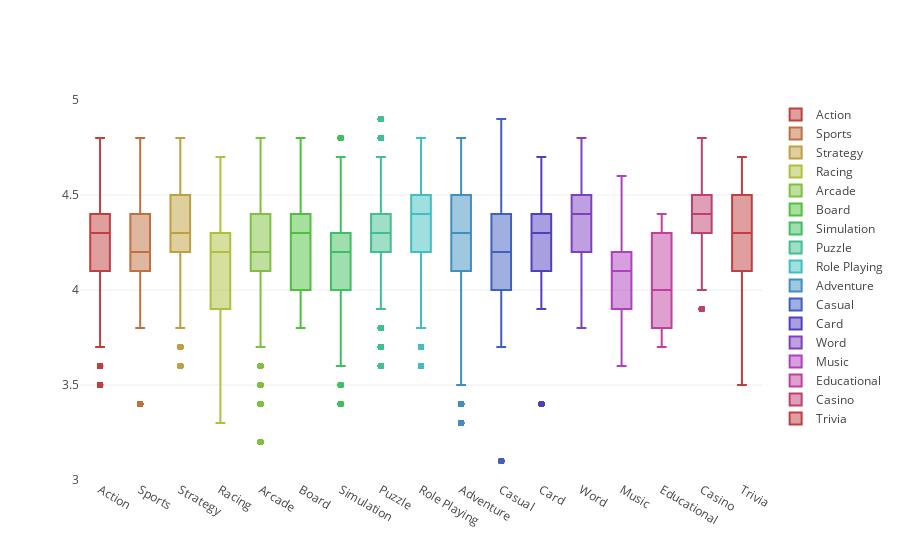

Notebook cell for this chart:
### Code cell
N = len(totalgamecategory)     # Number of boxes

# generate an array of rainbow colors by fixing the saturation and lightness of the HSL representation of colour 
# and marching around the hue. 

c = ['hsl('+str(h)+',50%'+',50%)' for h in np.linspace(0, 360, N)]

#loading the data with filters
data = [{
    'y': gamedf.starrating[gamedf.gamecategory == j],
    'name': j,
    'type':'box',
    'marker':{'color': c[i]}
    } for i, j in enumerate(totalgamecategory)]


# format the layout
layout = {'xaxis': {'showgrid':False,'zeroline':False, 'tickangle':60,'showticklabels':False},
          'yaxis': {'zeroline':False,'gridcolor':'white'},
          'paper_bgcolor': 'rgb(233,233,233)',
          'plot_bgcolor': 'rgb(233,233,233)',
          }

py.offline.iplot(data)

### Figure 1 — Plotly figure (JSON) as saved in the notebook; plotly's stock layout.template omitted (floating-point values rounded to 4 significant figures; data arrays with more than 128 entries replaced by an {"elided": "..."} marker saying what was removed)
{"data": [{"marker": {"color": "hsl(0.0,50%,50%)"}, "name": "Action", "type": "box", "y": {"elided": "7184 float values"}}, {"marker": {"color": "hsl(22.5,50%,50%)"}, "name": "Sports", "type": "box", "y": {"elided": "4586 float values"}}, {"marker": {"color": "hsl(45.0,50%,50%)"}, "name": "Strategy", "type": "box", "y": {"elided": "4893 float values"}}, {"marker": {"color": "hsl(67.5,50%,50%)"}, "name": "Racing", "type": "box", "y": {"elided": "5293 float values"}}, {"marker": {"color": "hsl(90.0,50%,50%)"}, "name": "Arcade", "type": "box", "y": {"elided": "7795 float values"}}, {"marker": {"color": "hsl(112.5,50%,50%)"}, "name": "Board", "type": "box", "y": {"elided": "1480 float values"}}, {"marker": {"color": "hsl(135.0,50%,50%)"}, "name": "Simulation", "type": "box", "y": {"elided": "6338 float values"}}, {"marker": {"color": "hsl(157.5,50%,50%)"}, "name": "Puzzle", "type": "box", "y": {"elided": "9100 float values"}}, {"marker": {"color": "hsl(180.0,50%,50%)"}, "name": "Role Playing", "type": "box", "y": {"elided": "6866 float values"}}, {"marker": {"color": "hsl(202.5,50%,50%)"}, "name": "Adventure", "type": "box", "y": {"elided": "4592 float values"}}, {"marker": {"color": "hsl(225.0,50%,50%)"}, "name": "Casual", "type": "box", "y": {"elided": "6028 float values"}}, {"marker": {"color": "hsl(247.5,50%,50%)"}, "name": "Card", "type": "box", "y": {"elided": "3647 float values"}}, {"marker": {"color": "hsl(270.0,50%,50%)"}, "name": "Word", "type": "box", "y": {"elided": "2851 float values"}}, {"marker": {"color": "hsl(292.5,50%,50%)"}, "name": "Music", "type": "box", "y": {"elided": "1578 float values"}}, {"marker": {"color": "hsl(315.0,50%,50%)"}, "name": "Educational", "type": "box", "y": {"elided": "546 float values"}}, {"marker": {"color": "hsl(337.5,50%,50%)"}, "name": "Casino", "type": "box", "y": {"elided": "3240 float values"}}, {"marker": {"color": "hsl(360.0,50%,50%)"}, "name": "Trivia", "type": "box", "y": {"elided": "1060 float values"}}], "layout": {}}
